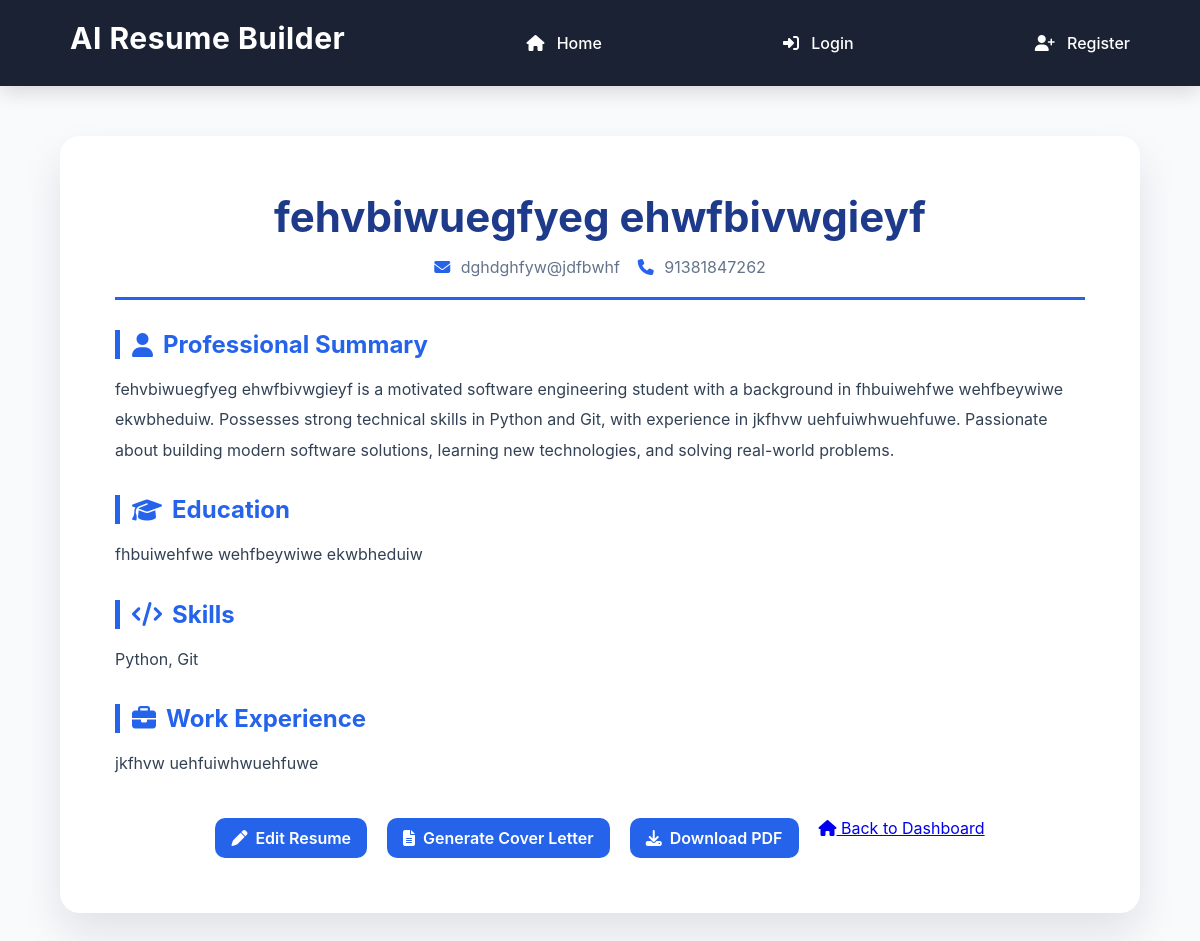
/resume/9, run on an earlier commit of the app's database.
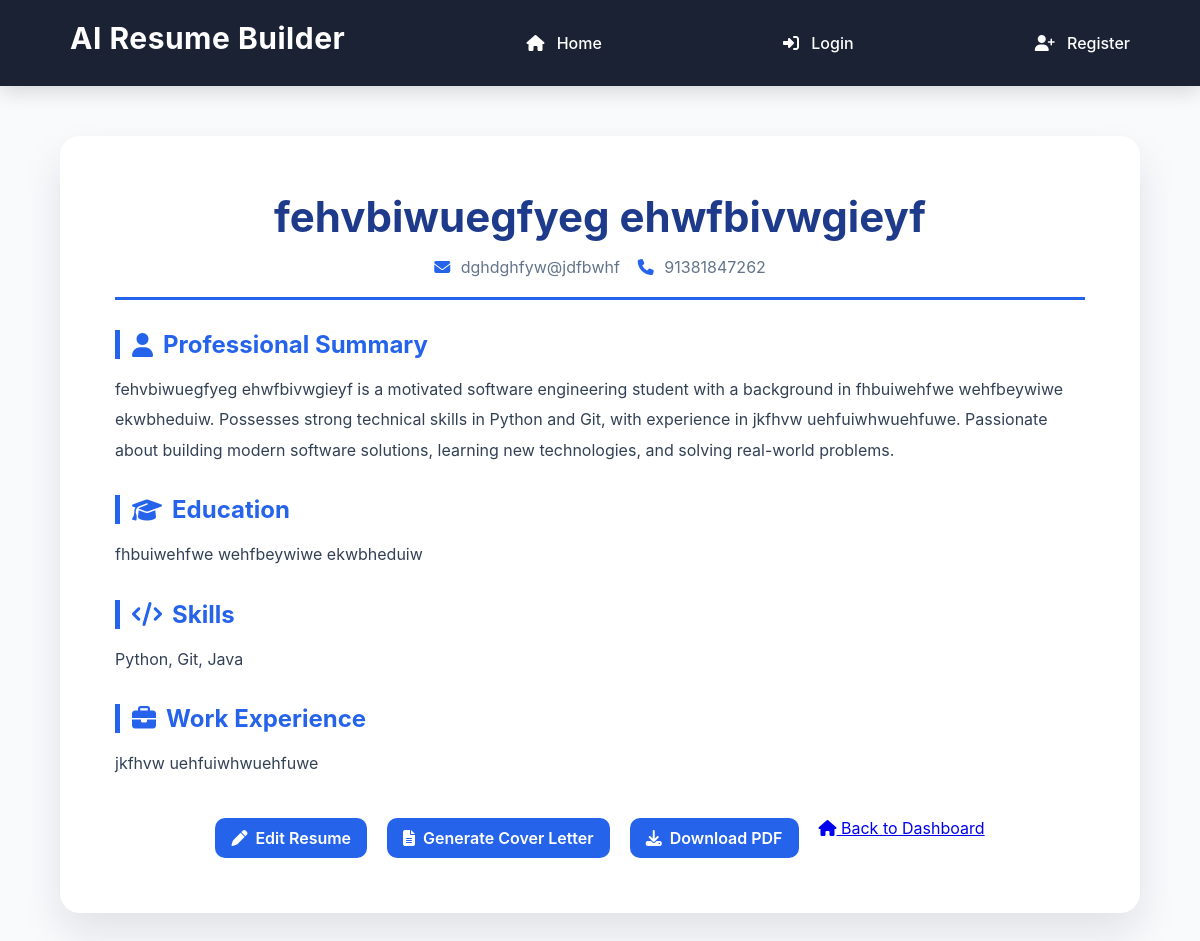
And on a later commit of the database.
### tables this page shows
CREATE TABLE resumes(
            id INTEGER PRIMARY KEY AUTOINCREMENT,
            user_id INTEGER NOT NULL,
            full_name TEXT,
            email TEXT,
            phone TEXT,
            education TEXT,
            skills TEXT,
            experience TEXT,
            summary TEXT
        );

### app.py (the view)
@app.route("/resume/<int:resume_id>")
def view_resume(resume_id):
    resume = get_resume_by_id(resume_id)
    return render_template(
        "view_resume.html",
        resume = resume
    )

### database/db.py (called while the page is built)
def get_resume_by_id(resume_id):
    conn = sqlite3.connect(DB_PATH)
    conn.row_factory = sqlite3.Row
    cursor = conn.cursor()
    cursor.execute("""
        SELECT *
        FROM resumes
        WHERE id = ?
    """, (resume_id,))
    resume = cursor.fetchone()
    conn.close()
    return resume

### templates/view_resume.html (shortened to what this page needs)
{% extends "base.html" %}
{% block content %}
<div class="resume-preview">
    <div class="resume-header">
        <h1>{{ resume["full_name"] }}</h1>
        <p>
            <i class="fa-solid fa-envelope"></i>
            {{ resume["email"] }}
            <i class="fa-solid fa-phone"></i>
            {{ resume["phone"] }}
        </p>
    </div>
    <div class="resume-section">
        <h2>
            <i class="fa-solid fa-user"></i>Professional Summary
        </h2>
        <p>{{ resume["summary"] }}</p>
    </div>
    <div class="resume-section">
        <h2>
            <i class="fa-solid fa-graduation-cap"></i>Education
        </h2>
        <p>{{ resume["education"] }}</p>
    </div>
    <div class="resume-section">
        <h2>
            <i class="fa-solid fa-code"></i>Skills
        </h2>
        <p>{{ resume["skills"] }}</p>
    </div>
    <div class="resume-section">
        <h2>
            <i class="fa-solid fa-briefcase"></i>Work Experience
        </h2>
        <p>{{ resume["experience"] }}</p>
    </div>
    <div class="resume-actions">
        <a href="{{ url_for('edit_resume', resume_id=resume['id']) }}" class="primary-btn">
            <i class="fa-solid fa-pen"></i>
            Edit Resume
        </a>
        <a href="{{ url_for('cover_letter', resume_id=resume['id']) }}" class="primary-btn">
            <i class="fa-solid fa-file-lines"></i>
            Generate Cover Letter
        </a>
        <a href="{{ url_for('download_resume_pdf', resume_id=resume['id']) }}" class="primary-btn">
            <i class="fa-solid fa-download"></i>
            Download PDF
        </a>
        <a href="{{ url_for('dashboard') }}" class="secondary-outline">
            <i class="fa-solid fa-house"></i>
            Back to Dashboard
        </a>
    </div>
</div>
{% endblock %}

### templates/base.html (shortened to what this page needs)
<!DOCTYPE html>
<html lang="en">
<head>
    <link rel="stylesheet"
          href="{{ url_for('static', filename='css/style.css') }}">
    <link rel="stylesheet"
        href="https://cdnjs.cloudflare.com/ajax/libs/font-awesome/6.7.2/css/all.min.css">
</head>
<body>
    <nav>
        <h2>AI Resume Builder</h2>
        {% if session.get("user_id") %}
            <a href="{{ url_for('dashboard') }}">
                <i class="fa-solid fa-table-columns"></i> Dashboard
            </a>
            <a href="{{ url_for('resume') }}">
                <i class="fa-solid fa-file-lines"></i> Resume
            </a>
            <a href="{{ url_for('logout') }}">
                <i class="fa-solid fa-right-from-bracket"></i> Logout
            </a>
        {% else %}
            <a href="{{ url_for('home') }}">
                <i class="fa-solid fa-house"></i> Home
            </a>
            <a href="{{ url_for('login') }}">
                <i class="fa-solid fa-right-to-bracket"></i> Login
            </a>
            <a href="{{ url_for('register') }}">
                <i class="fa-solid fa-user-plus"></i> Register
            </a>
        {% endif %}
    </nav>
    {% block content %}
    {% endblock %}
</body>
</html>

### static/css/style.css (style rules this page uses)
:root { --primary: #2563eb; --primary-dark: #1d4ed8; --background: #f8fafc; --surface: #ffffff; --text: #0f172a; --muted: #64748b; --border: #e2e8f0; --success: #16a34a; --danger: #dc2626; --radius: 12px; --shadow: 0 10px 25px rgba(0, 0, 0, 0.08); --transition: 0.3s ease; }
* { margin : 0; padding: 0; box-sizing: border-box; }
body { font-family: "Inter", Arial, sans-serif; background: var(--background); color: var(--text); }
nav { background: rgba(15,23,42,0.95); backdrop-filter: blur(12px); display:flex; justify-content:space-between; align-items:center; padding:20px 70px; position:sticky; top:0; z-index:1000; box-shadow:0 5px 20px rgba(0,0,0,.15); }
nav h2 { color:white; font-size:30px; font-weight:700; letter-spacing:.5px; }
nav a { color:white; text-decoration:none; font-weight:500; transition:.3s; }
nav a i { margin-right: 8px; }
.form-container h1, h2 { text-align: center; margin-bottom: 10px; }
.resume-preview { width:90%; max-width:1100px; margin:50px auto; background:white; padding:55px; border-radius:20px; box-shadow:0 20px 40px rgba(15,23,42,.1); }
.resume-header { text-align: center; border-bottom: 3px solid var(--primary); padding-bottom: 20px; margin-bottom: 30px; }
.resume-header h1 { font-size: 42px; color: #1e3a8a; }
.resume-header p { color: var(--muted); margin-top: 15px; font-size: 16px; }
.resume-header p i { color: var(--primary); margin-right: 6px; }
.resume-section { margin-top: 30px; }
.resume-section h2 { color: var(--primary); margin-bottom: 15px; border-left: 5px solid var(--primary); padding-left: 12px; display: flex; align-items: center; gap: 10px; }
.resume-section p { line-height: 1.9; color: #334155; }
.primary-btn, .danger-btn { display:inline-flex; align-items:center; gap:8px; padding:10px 16px; border-radius:10px; text-decoration:none; font-weight:600; transition:var(--transition); }
.primary-btn { background:var(--primary); color:white; }
.resume-actions { margin-top: 40px; display: flex; justify-content: center; gap: 20px; flex-wrap: wrap; }

What changed in the data, as far as the page shows it:
changed resumes "fehvbiwuegfyeg ehwfbivwgieyf": skills "Python, Git" → "Python, Git, Java"
